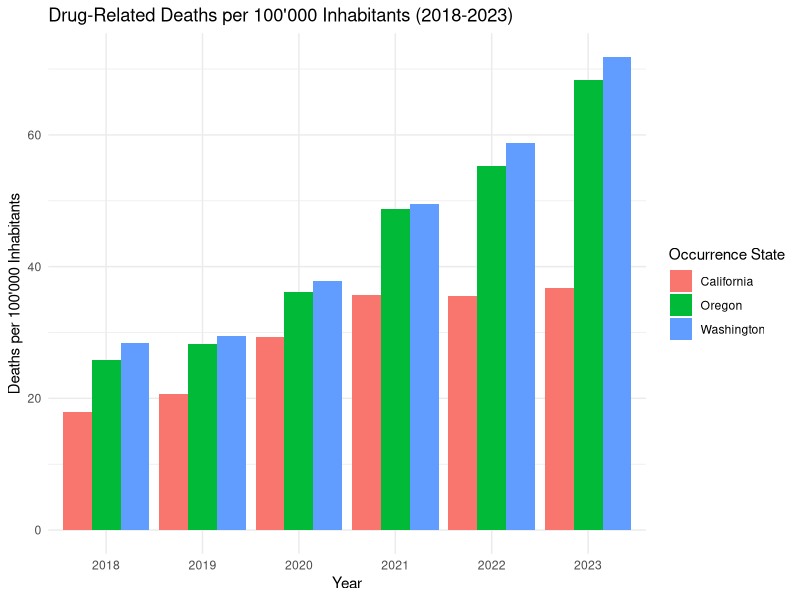
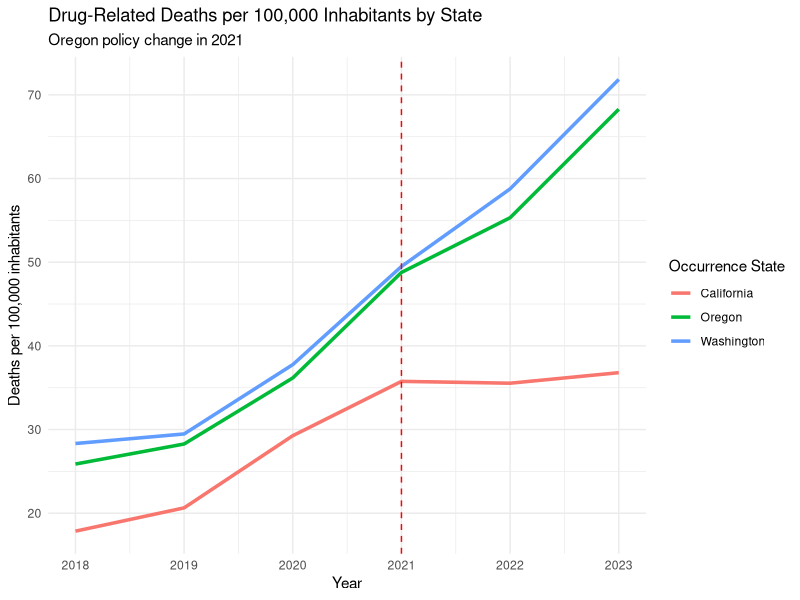
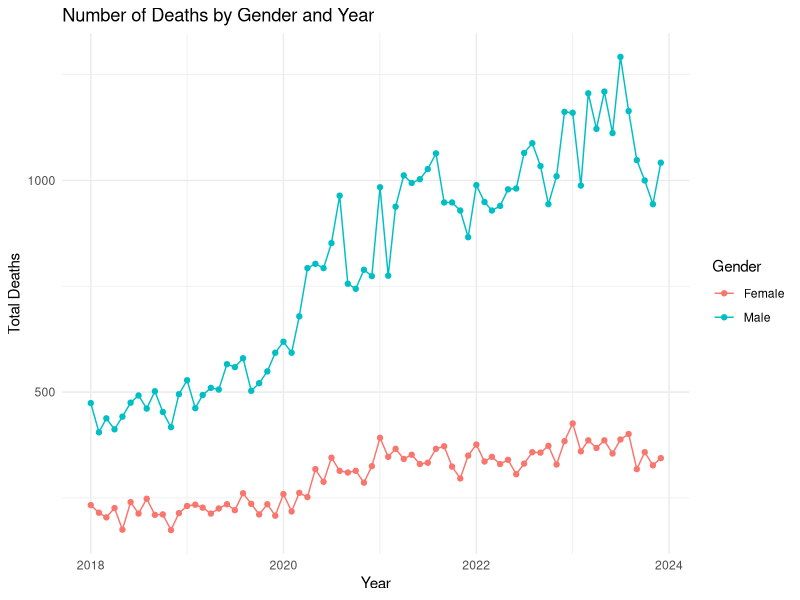
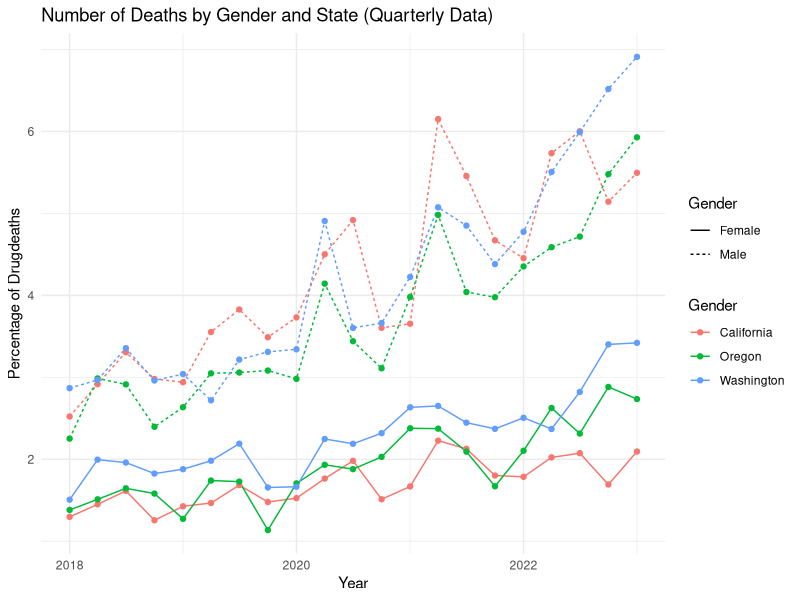
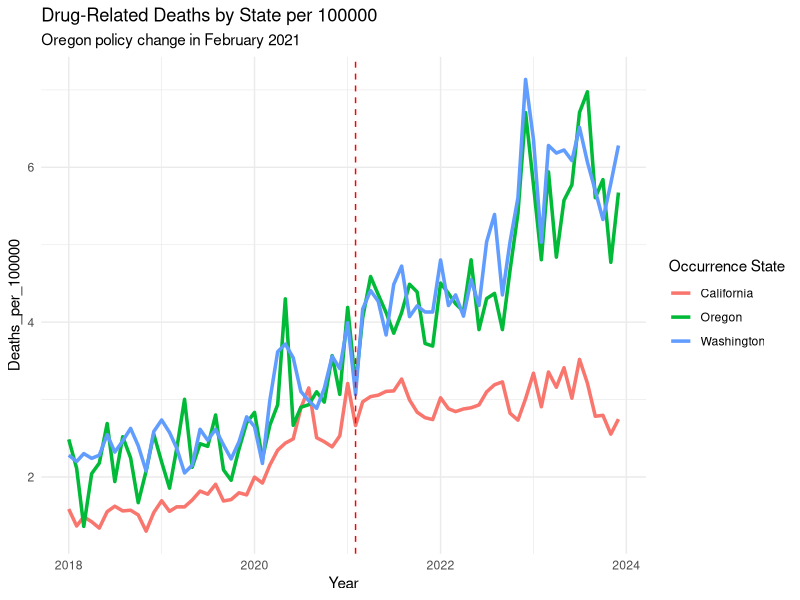
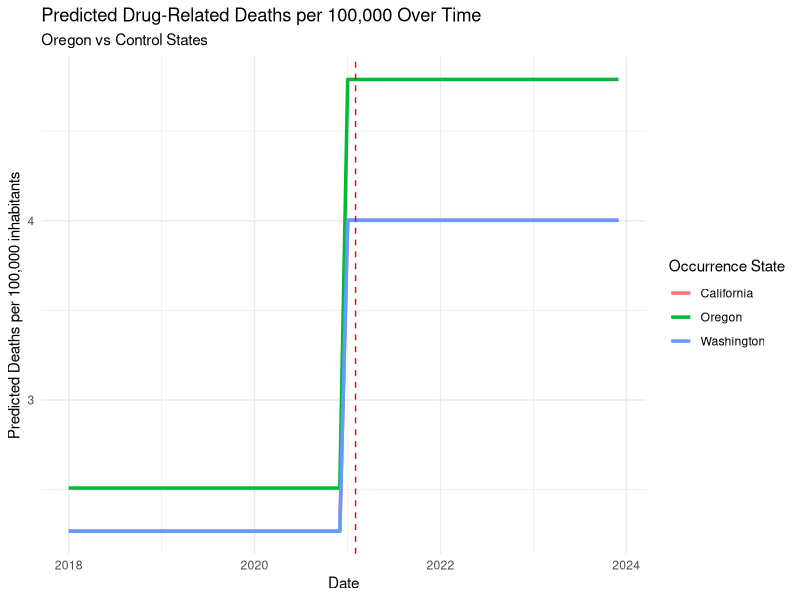
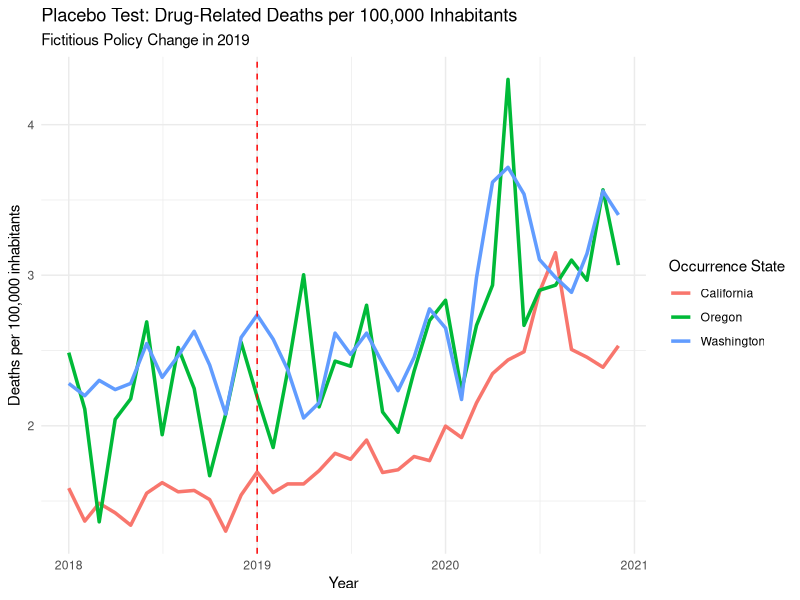
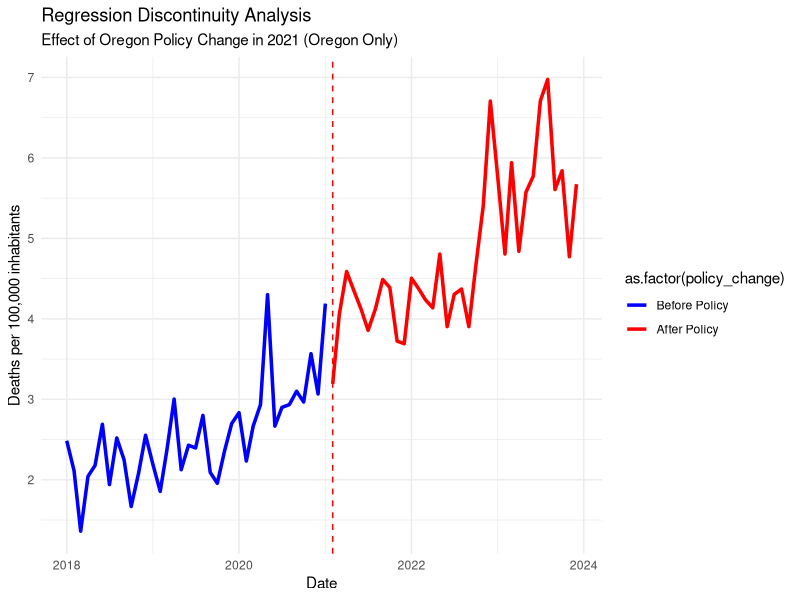

Write the R code that produced these figures, in order.
## ---- chunk 1
knitr::opts_chunk$set(echo = TRUE)
## ---- chunk 2
library(readxl)
library(dplyr)
library(zoo)
library(lubridate)
library(ggplot2)
library(tidyr)
library(lmtest)
library(sandwich)
library(forecast)
library(plm)

#globally exclude code chunks from the output
knitr::opts_chunk$set(echo = FALSE)

#globally turn on caching
knitr::opts_chunk$set(cache = TRUE)

# globally turn off warnings and messages
knitr::opts_chunk$set(warning = FALSE)
knitr::opts_chunk$set(message = FALSE)

# globally set the theme for ggplot
theme_set(theme_minimal())

#setting directory
#setwd(dirname(rstudioapi::getSourceEditorContext()$path))
getwd()
## ---- chunk 3
# load the relevant part of the Data set, exclude notes starting from row 4374
Data <- read_excel("data/Drug_related_Deaths_2018-2024.xlsx", n_max = 4374)


# Overview for the Data
head(Data, 10)
str(Data)

## ---- chunk 4
# Read population data from Excel file for each region

# Load the population data from the first range (D244:M244)
population_oregon_1 <- read_excel("data/Ca_Or_Wa Population 2010-23.xlsx", 
                                  sheet = "Oregon", 
                                  range = "D244:M244", 
                                  col_names = FALSE)  

# Load the population data from the second range (Q244:T244)
population_oregon_2 <- read_excel("data/Ca_Or_Wa Population 2010-23.xlsx", 
                                  sheet = "Oregon", 
                                  range = "Q244:T244", 
                                  col_names = FALSE)  

# Combine the two data frames (horizontally) into one row
population_oregon <- cbind(population_oregon_1, population_oregon_2)

# Manually set the column names (years 2010 to 2023)
colnames(population_oregon) <- 2010:2023



# Load the population data from the first range in California
population_california_1 <- read_excel("data/Ca_Or_Wa Population 2010-23.xlsx", 
                                  sheet = "California", 
                                  range = "D487:M487", 
                                  col_names = FALSE)  

# Load the population data from the second range (Q487:T487)
population_california_2 <- read_excel("data/Ca_Or_Wa Population 2010-23.xlsx", 
                                  sheet = "California", 
                                  range = "Q487:T487", 
                                  col_names = FALSE)  

# Combine the two data frames (horizontally) into one row
population_california <- cbind(population_california_1, population_california_2)

# Manually set the column names (years 2010 to 2023)
colnames(population_california) <- 2010:2023



# Load the population data from the first range in Washington
population_washington_1 <- read_excel("data/Ca_Or_Wa Population 2010-23.xlsx", 
                                  sheet = "Washington", 
                                  range = "D286:M286", 
                                  col_names = FALSE)  

# Load the population data from the second range 
population_washington_2 <- read_excel("data/Ca_Or_Wa Population 2010-23.xlsx", 
                                  sheet = "Washington", 
                                  range = "Q286:T286", 
                                  col_names = FALSE)  

# Combine the two data frames (horizontally) into one row
population_washington <- cbind(population_washington_1, population_washington_2)

# Manually set the column names (years 2010 to 2023)
colnames(population_washington) <- 2010:2023


# Combine population data into a single data frame with an added column for state
population_data <- bind_rows(
  population_oregon %>% mutate(State = "Oregon"),
  population_washington %>% mutate(State = "Washington"),
  population_california %>% mutate(State = "California")
)


# Remove the temporary variables from the environment
rm(population_oregon_1, population_oregon_2, population_washington_1, 
   population_washington_2, population_california_1, population_california_2,
   population_oregon, population_washington, population_california)

# Convert wide format to long format
population_data <- population_data %>%
  pivot_longer(cols = -State,    # All columns except 'State'
               names_to = "year",   # The new column for years
               values_to = "population_count")  # The new column for population counts

#Convert year column to numeric
population_data$year <- as.numeric(population_data$year)  

## ---- chunk 5

# look into Dates 
unique(Data$Month)

# Delete Notes column without grepl 
Data <- Data[, !grepl("Notes", names(Data))]

# Delete Row Sep., 2024 since the data is not complete
Data <- Data[Data$Month != "Sep., 2024 (provisional and partial)", ]

# Create column Provisional (TRUE/FALSE) based on the col Month '(provisional)'
Data$Provisional <- grepl("\\(provisional\\)", Data$Month)

# Delete " (provisional)" from the Date
####Data$Month <- gsub(" \\(provisional\\)", "", Data$Month)

# Convert into Date Variable
####Data$Month <- as.yearmon(Data$Month, format = "%b., %Y")
Data <- Data %>%
  #mutate(`Month` = as.yearmon(`Month Code`, format = "%Y/%m"))
    mutate(`Month` = ym(`Month Code`))


#### look into Deaths
#### Data$Deaths

# count of "Suppressed"
sum(Data$Deaths == "Suppressed")

# Some of the numbers are "Suppressed" this means that there are between 1 and 9 cases
# To use Deaths as a number we can leave them as NA's or substitute by a random number between 1 and 9

# Set seed for reproducibility if needed
set.seed(23)  

# Replace "Suppressed" in the Death column with a random number between 1 and 9
Data$Deaths <- ifelse(Data$Deaths == "Suppressed", sample(1:9, sum(Data$Deaths == "Suppressed"), replace = TRUE), Data$Deaths)
Data$Deaths <- as.numeric(Data$Deaths)

summary(Data)
sum(Data$Deaths == "Suppressed")
# Delete all columns that end on Code, they are duplicates of the other columns
Data <- Data[, !grepl("Code$", names(Data))]

# keep one version of the Dataset with all Deaths
Data_complete <- Data

# Filters the data to only include drug-induced deaths (removes alcohol-induced and non-drug related deaths)
Data <- Data %>% filter(`UCD - Drug/Alcohol Induced` == "Drug-induced causes")

glimpse(Data)
## ---- chunk 6

# Filter the data for each complete years 2018 to 2023
Data_18_23 <- Data %>%
  filter(`Month` >= ym("2018-01") & `Month` <= ym("2023-12"))

# Group the data by occurrence state and year, then sum deaths per year
Data_18_23 <- Data_18_23 %>%
  group_by(`Occurrence State`, year = year(`Month`)) %>%
  summarise(Deaths = sum(Deaths))

# Merge the death data with population data by state and year
Data_with_population <- Data_18_23 %>%
  left_join(population_data, by = c("Occurrence State" = "State", "year" = "year"))

# Calculate deaths per 100,000 inhabitants for each year
Data_with_population <- Data_with_population %>%
  mutate(Deaths_per_100000 = (Deaths / population_count) * 100000)


# Plot the number of deaths per 10,000 inhabitants for each year and state
ggplot(Data_with_population, aes(x = factor(year), y = Deaths_per_100000, fill = `Occurrence State`)) +
  geom_bar(stat = "identity", position = "dodge") +
  labs(title = "Drug-Related Deaths per 100'000 Inhabitants (2018-2023)",
       x = "Year",
       y = "Deaths per 100'000 Inhabitants")


# Plot the trends over time for each state per year
ggplot(Data_with_population, aes(x = year, y = Deaths_per_100000, color = `Occurrence State`)) +
  geom_line(linewidth = 1.2) +
  geom_vline(xintercept = 2021, linetype = "dashed", color = "red") +  # Mark the policy change
  labs(title = "Drug-Related Deaths per 100,000 Inhabitants by State",
       subtitle = "Oregon policy change in 2021",
       x = "Year", y = "Deaths per 100,000 inhabitants")
## ---- chunk 7
# Prepare the data untill 2023
data_gender_year <- Data %>%
  filter(`Month` >= ym("2018-01") & `Month` <= ym("2023-12")) %>%
  select(Gender, Month, Deaths) %>%
  group_by(Gender, Month) %>%
  summarise(Total_Deaths = sum(Deaths, na.rm = TRUE)) %>%
  ungroup()

# Plot the data
ggplot(data_gender_year, aes(x = Month, y = Total_Deaths, color = Gender, group = Gender)) +
  geom_line() +
  geom_point() +
  labs(title = "Number of Deaths by Gender and Year",
       x = "Year",
       y = "Total Deaths",
       color = "Gender") 

# Perform t-test for significant differences by gender 
t.test(Total_Deaths ~ Gender, data = data_gender_year)

## ---- chunk 8

# Prepare the data
#use quarterly data to make it smoother
data_Anova <- Data %>%
  filter(`Month` < ym("2023-02")) %>%
  mutate(Quarter = floor_date(as.Date(Month), "quarter")) %>%    
  select(Gender, Quarter, `Occurrence State`, Deaths) %>%
  group_by(Gender, Quarter, `Occurrence State`) %>%
  summarise(Total_Deaths = sum(Deaths, na.rm = TRUE)) %>%
  ungroup()

data_Anova$all_death <- Data_complete %>%
  filter(`Month` < ym("2023-02")) %>%
  mutate(Quarter = floor_date(as.Date(Month), "quarter")) %>%
  select(Gender, Quarter, `Occurrence State`, Deaths) %>%
  group_by(Gender, Quarter, `Occurrence State`) %>%
  summarise(Total_Deaths = sum(Deaths, na.rm = TRUE)) %>%
  ungroup() %>%
  pull(Total_Deaths)

data_Anova$DrugDeath_Percentage <- data_Anova$Total_Deaths / data_Anova$all_death *100

# Plot the data
ggplot(data_Anova, aes(x = Quarter, y = DrugDeath_Percentage, color = `Occurrence State`, linetype = Gender)) +
  geom_line() +
  geom_point() +
  labs(title = "Number of Deaths by Gender and State (Quarterly Data)",
       x = "Year",
       y = "Percentage of Drugdeaths",
       color = "Gender") 

# Perform ANOVA for significant differences by gender or State
data_Anova <- data_Anova %>%
  mutate(Gender = as.factor(Gender),
         `Occurrence State` = as.factor(`Occurrence State`))

# Test for effects in Gender, State and interactions
anova_model <- aov(DrugDeath_Percentage ~ Gender * `Occurrence State`, data = data_Anova)

summary(anova_model)

## ---- chunk 9

# Filter the data for each complete month in 2018 to 2023 
Data_monthly <- Data %>%
  filter(`Month` >= ym("2018-01") & `Month` <= ym("2023-12"))

# Group the data by occurrence state and month, then sum deaths per month
Data_monthly <- Data_monthly %>%
  group_by(`Occurrence State`, year = year(`Month`), month = month(`Month`)) %>%
  summarise(Deaths = sum(Deaths))


# Merge the death data with population data by state and year
Data_monthly <- Data_monthly %>%
  left_join(population_data, by = c("Occurrence State" = "State", "year" = "year"))

# Calculate deaths per 100,000 inhabitants for each year
Data_monthly <- Data_monthly  %>%
  mutate(Deaths_per_100000 = (Deaths / population_count) * 100000)


# Create 'treatment' and 'post_policy' variables
Data_monthly <- Data_monthly %>%
  mutate(
    treatment = ifelse(`Occurrence State` == "Oregon", 1, 0),  # 1 for Oregon, 0 for California/Washington
    post_policy = ifelse(year >= 2021, 1, 0),  # 1 for years 2021 and later
    interaction = treatment * post_policy  # Interaction term for DiD
  )

# Create a new date column by combining year and month
Data_monthly <- Data_monthly %>%
  mutate(date = ym(paste(year, month, sep = "-")))  # Combine year and month into a date


# Difference-in-Differences (DiD) regression model with Deaths_per_100000

did_model <- lm(Deaths_per_100000 ~ treatment + post_policy + interaction, data = Data_monthly)
summary(did_model)

# Robust standard errors to handle heteroscedasticity
coeftest(did_model, vcov = vcovHC(did_model, type = "HC1"))

## ---- chunk 10
# Plot DiD Results
# Plot the trends over time for each state
ggplot(Data_monthly, aes(x = date, y = Deaths_per_100000, color = `Occurrence State`)) +
  geom_line(linewidth = 1.2) +
  geom_vline(xintercept = as.Date("2021-02-01"), linetype = "dashed", color = "red") +  # Mark the policy change
  labs(title = "Drug-Related Deaths by State per 100000",
       subtitle = "Oregon policy change in February 2021",
       x = "Year", y = "Deaths_per_100000")


# Generate predicted values based on the model
Data_monthly$predicted <- predict(did_model, newdata = Data_monthly)

# Visualize the predicted trends
ggplot(Data_monthly, aes(x = date, y = predicted, color = `Occurrence State`)) +
  geom_line(linewidth = 1.2) +
  geom_vline(xintercept = as.Date("2021-02-01"), linetype = "dashed", color = "red") +  # Mark the policy change
  labs(title = "Predicted Drug-Related Deaths per 100,000 Over Time",
       subtitle = "Oregon vs Control States",
       x = "Date", y = "Predicted Deaths per 100,000 inhabitants")
## ---- chunk 11
# Subset data for Oregon and Washington
oregon_data <- Data_monthly %>% filter(`Occurrence State` == "Oregon")
washington_data <- Data_monthly %>% filter(`Occurrence State` == "Washington")


# Calculate the correlation coefficient between the two states
correlation <- cor(oregon_data$Deaths_per_100000, washington_data$Deaths_per_100000)

# Print the result
correlation

#Seperate DiD

# Example for DiD with only California as control
did_model_california <- lm(Deaths_per_100000 ~ treatment + post_policy + interaction, 
                           data = Data_monthly %>% filter(`Occurrence State` %in% c("Oregon", "California")))

# Example for DiD with only Washington as control
did_model_washington <- lm(Deaths_per_100000 ~ treatment + post_policy + interaction, 
                           data = Data_monthly %>% filter(`Occurrence State` %in% c("Oregon", "Washington")))

# Compare the results
summary(did_model_california)
summary(did_model_washington)



## ---- chunk 12
# Make a Difference-in-Differences model for the years 2018-2020 as a placebo test
Data_placebo <- Data_monthly %>%
  filter(date >= as.Date("2018-01-01") & date <= as.Date("2020-12-01"))

# Create 'treatment' and 'post_policy' variables for the placebo test
Data_placebo <- Data_placebo %>%
  mutate(
    treatment = ifelse(`Occurrence State` == "Oregon", 1, 0),  # 1 for Oregon, 0 for California/Washington
    post_policy = ifelse(year >= 2019, 1, 0),  # 1 for years 2019 and later
    interaction = treatment * post_policy  # Interaction term for DiD
  )

# Difference-in-Differences (DiD) model for the placebo test
did_model_placebo <- lm(Deaths_per_100000 ~ treatment + post_policy + interaction, data = Data_placebo)
summary(did_model_placebo)

# Robust standard errors for the placebo test
#coeftest(did_model_placebo, vcov = vcovHC(did_model_placebo, type = "HC1"))

# Plot the placebo test results
ggplot(Data_placebo, aes(x = date, y = Deaths_per_100000, color = `Occurrence State`)) +
  geom_line(linewidth = 1.2) +
  geom_vline(xintercept = as.Date("2019-01-01"), linetype = "dashed", color = "red") +  # Mark the placebo policy change
  labs(title = "Placebo Test: Drug-Related Deaths per 100,000 Inhabitants",
       subtitle = "Fictitious Policy Change in 2019",
       x = "Year", y = "Deaths per 100,000 inhabitants")
## ---- chunk 13
# Regression Discontinuity Analysis: To further validate the DiD results

# Filter the data for the entire period from 2018 to 2023
Data_RD <- Data_monthly %>%
  filter(date >= as.Date("2018-01-01") & date <= as.Date("2023-12-01") & `Occurrence State` == "Oregon")

# Create a binary variable for the policy change
Data_RD <- Data_RD %>%
  mutate(policy_change = ifelse(date >= as.Date("2021-02-01"), 1, 0))

# Fit a regression model to estimate the effect of the policy change
rd_model <- lm(Deaths_per_100000 ~ policy_change, data = Data_RD)
summary(rd_model)

# Robust standard errors to handle heteroscedasticity
coeftest(rd_model, vcov = vcovHC(rd_model, type = "HC1"))

# Plot the regression discontinuity analysis
ggplot(Data_RD, aes(x = date, y = Deaths_per_100000, color = as.factor(policy_change))) +
  geom_line(linewidth = 1.2) +
  geom_vline(xintercept = as.Date("2021-02-01"), linetype = "dashed", color = "red") +  # Mark the policy change
  # Legend
  scale_color_manual(values = c("0" = "blue", "1" = "red"), labels = c("Before Policy", "After Policy")) +
  labs(title = "Regression Discontinuity Analysis",
       subtitle = "Effect of Oregon Policy Change in 2021 (Oregon Only)",
       x = "Date", y = "Deaths per 100,000 inhabitants")

## ---- chunk 14
# Filter the data for Oregon and clean it
data_oregon <- Data %>%
  filter(`Occurrence State` == "Oregon") %>%
  filter(!Deaths == "Suppressed") %>%   # Handle suppressed values (remove them for now) 
  mutate(Deaths = as.numeric(Deaths),    # Convert Deaths to numeric
         date = as.Date(paste0(Month, "-01")))  # Create a proper date column

# Create a time series object for Oregon deaths
ts_oregon <- ts(data_oregon$Deaths, start = c(2018, 1), frequency = 12)

# Split the data for training (2018-2022) and validation (2023)
train_ts <- window(ts_oregon, end = c(2022, 12))
valid_ts <- window(ts_oregon, start = c(2023, 1), end = c(2023, 12))
full_train_ts <- window(ts_oregon, end = c(2023, 12))

# Fit an ARIMA model (or other model)
arima_model <- auto.arima(train_ts)
full_arima_model <- auto.arima(full_train_ts)

# Forecast for the validation period (2023-2024)
forecast_2023_2024 <- forecast(arima_model, h = 12)

# Plot the forecast against the actual validation data
plot(forecast_2023_2024)
lines(valid_ts, col = "red")  # Add the actual data for comparison
legend("topright", legend = c("Forecast", "Actual Data"), col = c("blue", "red"), lty = 1)

# compute the accuracy of the model
accuracy(forecast_2023_2024, valid_ts)

# After validating the model, forecast for 2025
forecast_2025 <- forecast(full_arima_model, h = 12)

# Plot the forecast for 2025
plot(forecast_2025, main = "Forecast for Drug-Related Deaths in Oregon (2025)",
     xlab = "Year", ylab = "Deaths per 100,000 inhabitants")

## ---- chunk 15
# Panel Data Analysis
# Create a panel data set for the analysis
panel_data <- Data_monthly %>%
  select(`Occurrence State`, date, Deaths_per_100000) %>%
  mutate(State = factor(`Occurrence State`)) %>%
  select(-`Occurrence State`)


# Aggregate the data to ensure unique state and date combinations
panel_data <- panel_data %>%
  group_by(State, date) %>%
  summarise(Deaths_per_100000 = sum(Deaths_per_100000, na.rm = TRUE)) %>%
  ungroup()

# Convert the data to a pdata.frame
pdata <- pdata.frame(panel_data, index = c("State", "date"))

# Fit a panel data model to assess the impact of the policy change
panel_model <- plm(Deaths_per_100000 ~ lag(Deaths_per_100000, 1), data = pdata, model = "within")

# Summarize the model
summary(panel_model)

# Robust standard errors for the panel data model
coeftest(panel_model, vcov = vcovHC(panel_model, type = "HC1"))

# Extract the index (State, Date) for the fitted model to align with fitted values
model_index <- index(panel_model)

# Create a dataframe with fitted values and corresponding index (State, Date)
fitted_data <- data.frame(State = model_index$State,
                          date = model_index$date,
                          Fitted = fitted(panel_model))

# Merge the fitted data with the original panel_data based on State and Date
panel_data_with_fitted <- merge(panel_data, fitted_data, by = c("State", "date"))

# Plot the panel data model results using ggplot2
ggplot(panel_data_with_fitted, aes(x = date, y = Deaths_per_100000, color = State)) +
  geom_point() +
  geom_line(aes(y = Deaths_per_100000), linetype = "solid") +  # Plot actual Deaths_per_100000 as solid line
  labs(title = "Panel Data Model Results",
       x = "Date",
       y = "Deaths_per_100000",
       color = "State") +
  theme_minimal()

        ggplot(panel_data_with_fitted, aes(x = date, y = Deaths_per_100000, color = State)) +
      geom_point() +
      geom_line(aes(y = Deaths_per_100000), linetype = "solid") +  # Plot actual Deaths_per_100000 as solid line
      geom_line(aes(y = Fitted), linetype = "dashed") +  # Plot fitted values as dashed line
      labs(title = "Panel Data Model Results",
           x = "date",
           y = "Deaths_per_100000",
           color = "State") +
      theme_minimal()
